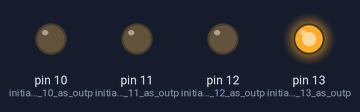
Bench run of a sketch on a simulated Arduino Uno, built with avr-gcc and run on an emulated ATmega328P. Parts: output pins drawn as LEDs (lit = HIGH).

Above: at 0.02 s.
At 0.77 s:
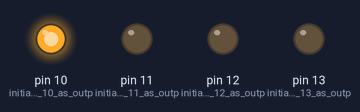
At 1.47 s:
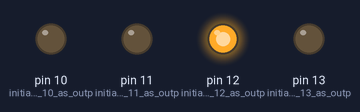
At 2.92 s:
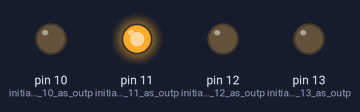
Timing chart, 0 to 3.2 s (numbered marks = the images above):
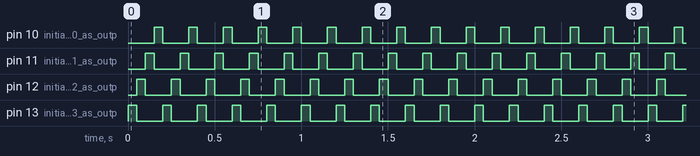

Measured:
- by itself, pin 10 (initialize_pin_10_as_outp), pin 11 (initialize_pin_11_as_outp), pin 12 (initialize_pin_12_as_outp), pin 13 (initialize_pin_13_as_outp): alternates HIGH for 0.05 s and LOW for 0.15 s

The sketch:

LED_Chasing_program_1.ino
```cpp
void setup() {
  pinMode(13, OUTPUT); // initialize pin 13 as output.
  pinMode(12, OUTPUT); // initialize pin 12 as output.
  pinMode(11, OUTPUT); // initialize pin 11 as output.
  pinMode(10, OUTPUT); // initialize pin 10 as output.
}

// the loop function runs over and over again forever
void loop() {
  digitalWrite(13, HIGH);  // turn the LED on by making the voltage High
  digitalWrite(12, LOW);   // turn the LED off by making the voltage LOW
  digitalWrite(11, LOW);   // turn the LED off
  digitalWrite(10, LOW);   // turn the LED off
  delay(50);                      // wait for 0.05 second
  digitalWrite(13, LOW);  // turn the LED off
  digitalWrite(12, HIGH);  // turn the LED on
  digitalWrite(11, LOW);   // turn the LED off
  digitalWrite(10, LOW);   // turn the LED off
  delay(50);                      // wait for 0.05 second
  digitalWrite(13, LOW);   // turn the LED off
  digitalWrite(12, LOW);   // turn the LED off
  digitalWrite(11, HIGH);  // turn the LED on
  digitalWrite(10, LOW);   // turn the LED off
  delay(50);                      //  wait for 0.05 second
  digitalWrite(13, LOW);  // turn the LED off
  digitalWrite(12, LOW);  // turn the LED off
  digitalWrite(11, LOW);  // turn the LED off
  digitalWrite(10, HIGH); // turn the LED ON
  delay(50);                      // wait for 0.05 second
}
```
